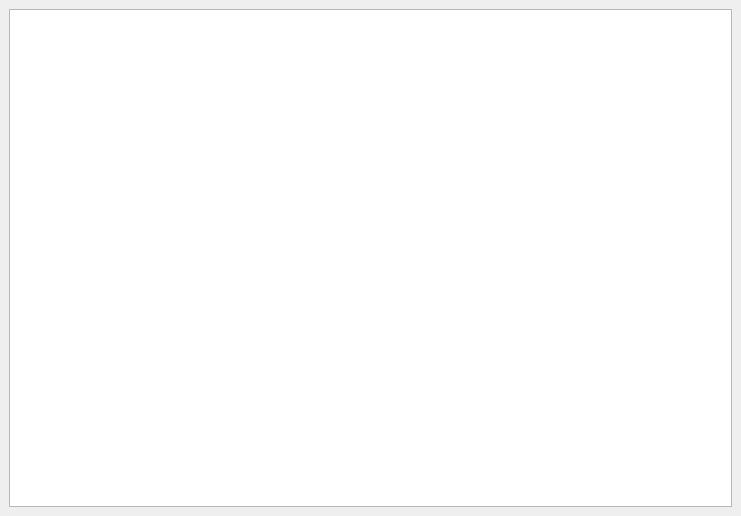
<?xml version="1.0" encoding="UTF-8"?>
<ui version="4.0">
 <class>Simulator</class>
 <widget class="QMainWindow" name="Simulator">
  <property name="geometry">
   <rect>
    <x>0</x>
    <y>0</y>
    <width>741</width>
    <height>516</height>
   </rect>
  </property>
  <property name="windowTitle">
   <string>CEESS-安全模拟</string>
  </property>
  <widget class="QWidget" name="centralwidget">
   <layout class="QHBoxLayout" name="horizontalLayout">
    <item>
     <widget class="QGraphicsView" name="graphicsView"/>
    </item>
   </layout>
  </widget>
 </widget>
 <resources/>
 <connections/>
</ui>
